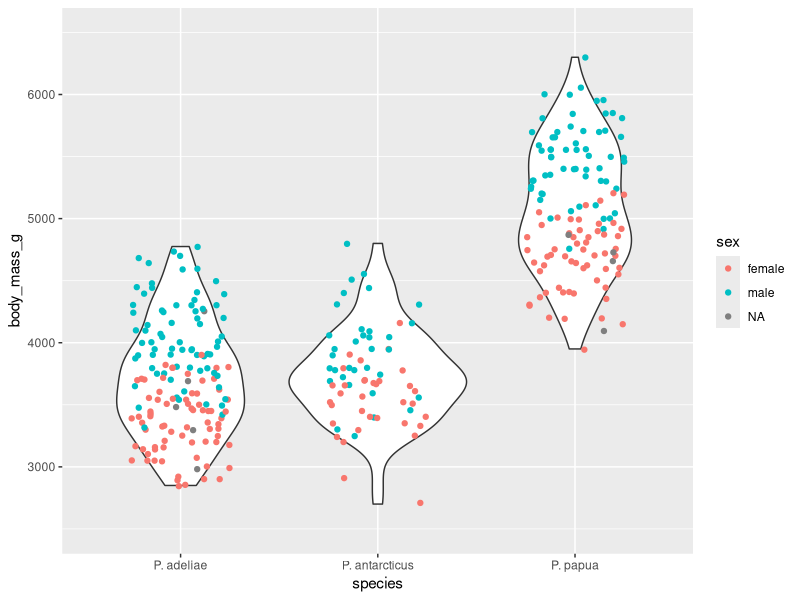
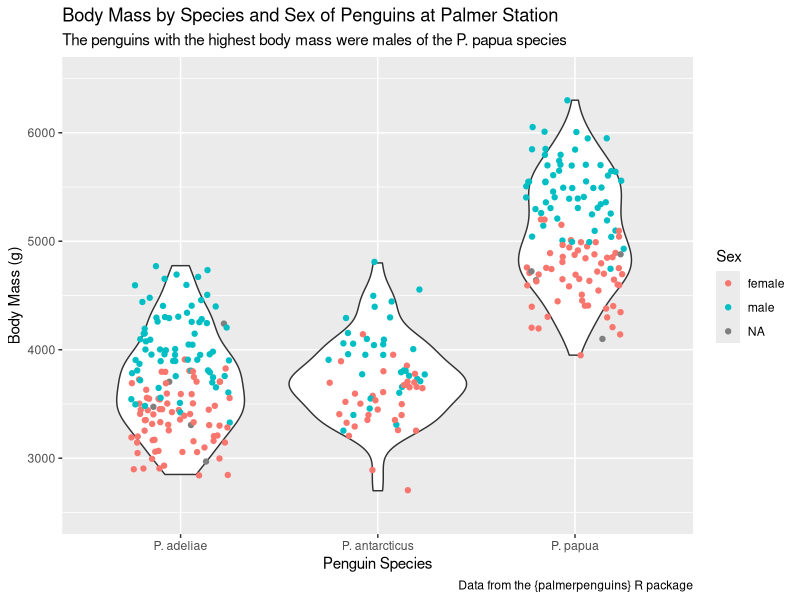
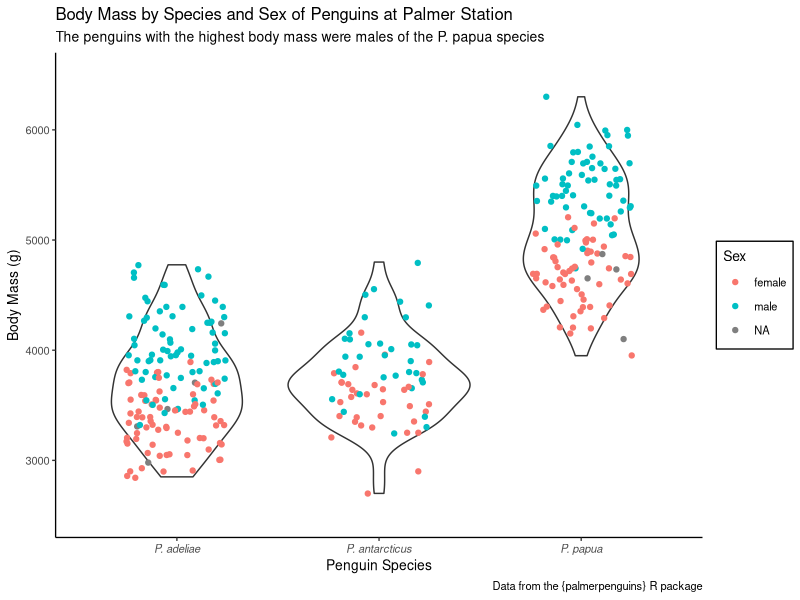
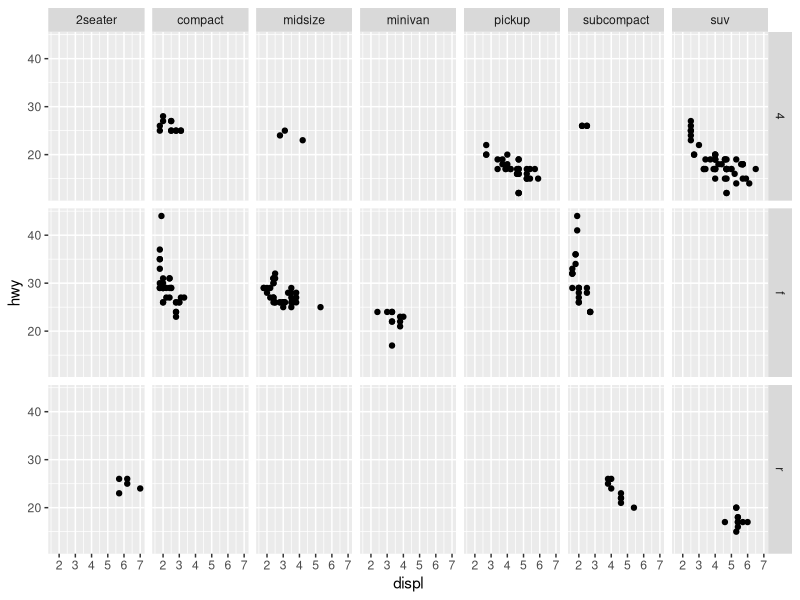
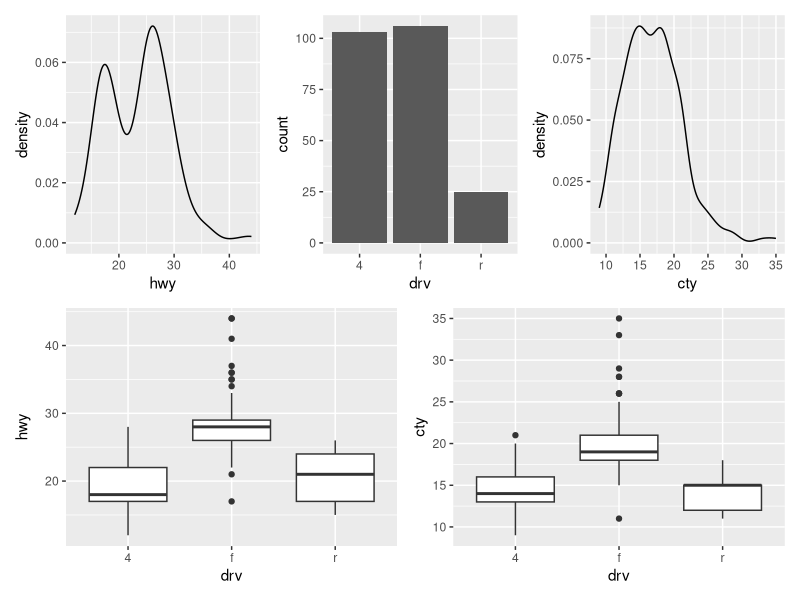
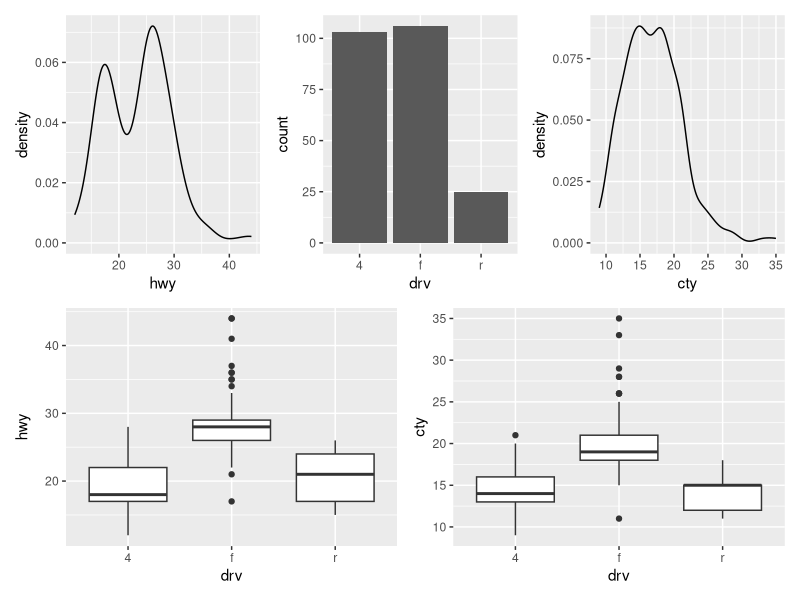
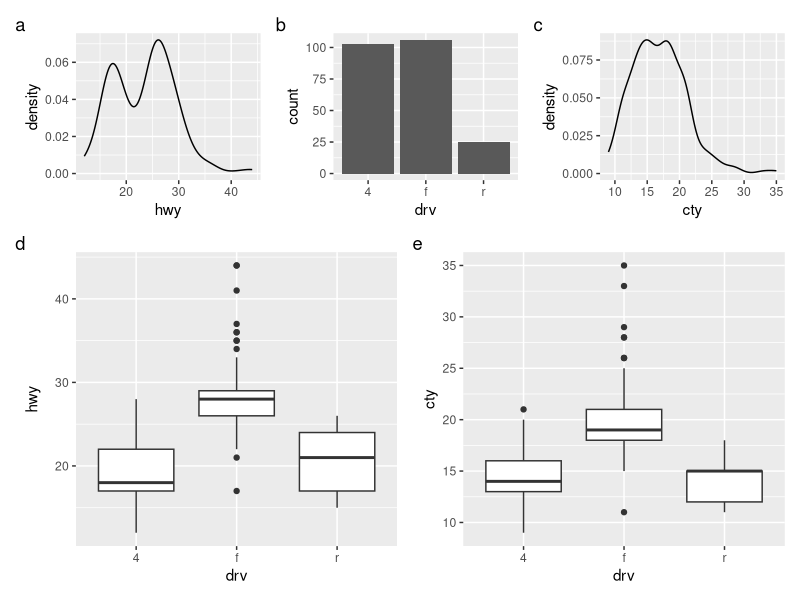

These figures' R source, in order:
## ---- chunk 1
#| message: false
#| warning: false

library(tidyverse)
library(palmerpenguins)

ggplot(penguins, aes(x = species, y = body_mass_g)) +
  geom_violin() + 
  geom_jitter(width = 0.25, aes(color = sex)) +
  scale_y_continuous(limits = c(2500, 6500)) +
  scale_x_discrete(
    labels = c(
      "Adelie" = "P. adeliae",
      "Chinstrap" = "P. antarcticus",
      "Gentoo" = "P. papua"
    )
  )
## ---- chunk 2
#| message: false
#| warning: false

ggplot(penguins, aes(x = species, y = body_mass_g)) +
  geom_violin() + 
  geom_jitter(width = 0.25, aes(color = sex)) +
  scale_y_continuous(limits = c(2500, 6500)) +
  scale_x_discrete(
    labels = c(
      "Adelie" = "P. adeliae",
      "Chinstrap" = "P. antarcticus",
      "Gentoo" = "P. papua"
    )
  ) +
  labs(
    x = "Penguin Species",
    y = "Body Mass (g)",
    color = "Sex",
    title = "Body Mass by Species and Sex of Penguins at Palmer Station",
    subtitle = "The penguins with the highest body mass were males of the P. papua species",
    caption = "Data from the {palmerpenguins} R package"
  )
## ---- chunk 3
#| message: false
#| warning: false

ggplot(penguins, aes(x = species, y = body_mass_g)) +
  geom_violin() + 
  geom_jitter(width = 0.25, aes(color = sex)) +
  scale_y_continuous(limits = c(2500, 6500)) +
  scale_x_discrete(
    labels = c(
      "Adelie" = "P. adeliae",
      "Chinstrap" = "P. antarcticus",
      "Gentoo" = "P. papua"
    )
  ) +
  labs(
    x = "Penguin Species",
    y = "Body Mass (g)",
    color = "Sex",
    title = "Body Mass by Species and Sex of Penguins at Palmer Station",
    subtitle = "The penguins with the highest body mass were males of the P. papua species",
    caption = "Data from the {palmerpenguins} R package"
  ) +
  theme_classic(base_size = 10) +
  theme(
    axis.text.x = element_text(face = "italic"),
    legend.background = element_rect(color = "black")
  )
## ---- chunk 4
#| message: false

library(tidyverse)
ggplot(mpg, aes(x = displ, y = hwy)) + 
  geom_point() + 
  facet_grid(drv~class)
## ---- chunk 5
#| message: false
#| echo: false

library(patchwork)
p1 <- ggplot(mpg, aes(x = hwy)) + geom_density()
p2 <- ggplot(mpg, aes(x = drv)) + geom_bar()
p3 <- ggplot(mpg, aes(x = cty)) + geom_density()
p4 <- ggplot(mpg, aes(x = drv, y = hwy)) + geom_boxplot()
p5 <- ggplot(mpg, aes(x = drv, y = cty)) + geom_boxplot()
((p1 + p2 + p3) / (p4 + p5))
## ---- chunk 6
#| message: false

library(patchwork)
p1 <- ggplot(mpg, aes(x = hwy)) + geom_density()
p2 <- ggplot(mpg, aes(x = drv)) + geom_bar()
p3 <- ggplot(mpg, aes(x = cty)) + geom_density()
p4 <- ggplot(mpg, aes(x = drv, y = hwy)) + geom_boxplot()
p5 <- ggplot(mpg, aes(x = drv, y = cty)) + geom_boxplot()
((p1 + p2 + p3) / (p4 + p5))
## ---- chunk 7
((p1 + p2 + p3) / (p4 + p5)) + 
  plot_layout(heights = c(1, 2)) +
  plot_annotation(tag_levels = "a")
